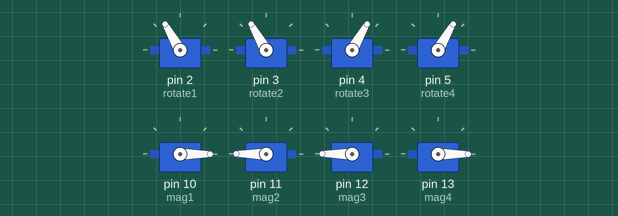
Recording of a sketch running on a simulated Arduino Uno, built with avr-gcc and run on an emulated ATmega328P. On the bench: 8 × servo. What the sketch prints to the serial monitor is not drawn.

Above: at 6.05 s.
At 10.45 s:
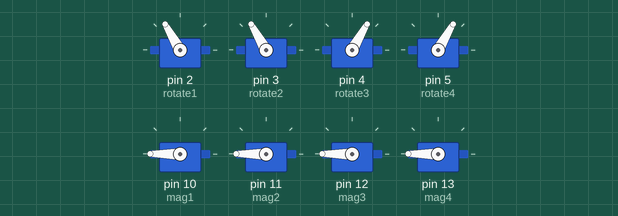
At 14.95 s:
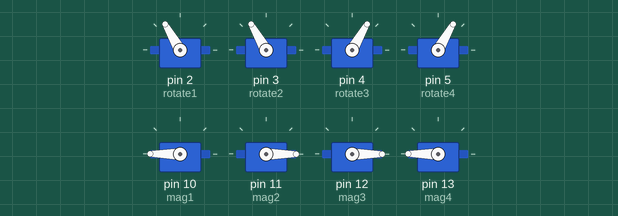
At 17.15 s:
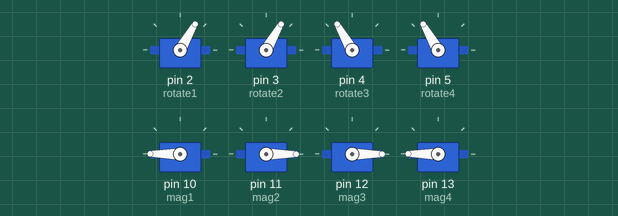
At 19.45 s:
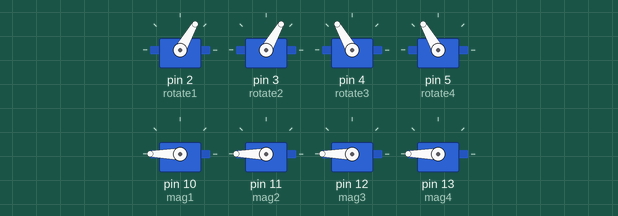
At 23.95 s:
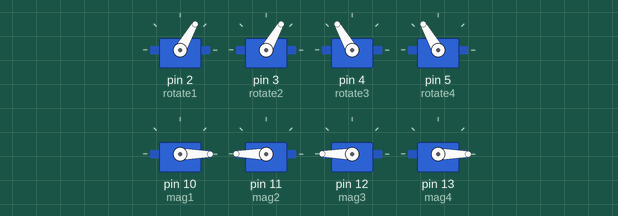
Timing chart, 0 to 29.4 s (numbered marks = the images above):
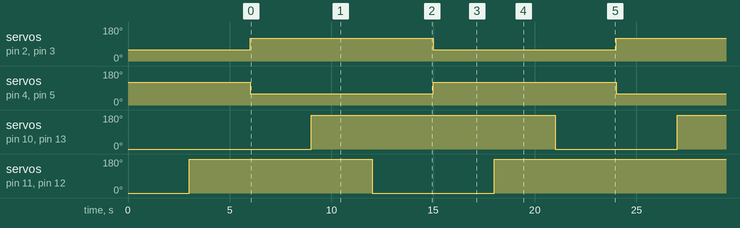

Measured:
- by itself, servo on pin 10 (mag1), servo on pin 13 (mag4): alternates 180° for 12.0 s and 0° for 6.0 s
- by itself, servo on pin 11 (mag2), servo on pin 12 (mag3): goes 180° 9.0 s, 0° 6.0 s, 180° 12.0 s, 0° 6.0 s, then 180°
- by itself, servo on pin 2 (rotate1), servo on pin 3 (rotate2), servo on pin 4 (rotate3), servo on pin 5 (rotate4): alternates 120° for 9.0 s and 60° for 9.0 s

The sketch:

walk_2_legs.ino
```cpp
#include <Servo.h> // Include the servo library

// create servo objects to control rotation and magnet for each leg
// front left
Servo rotate1;
Servo mag1;
// front right
Servo rotate2;
Servo mag2;
// back left
Servo rotate3;
Servo mag3;
// back right
Servo rotate4;
Servo mag4;

int bAngle = -30; // backward angle
int fAngle = 30; // forward angle

int magOn = 180; // mag on angle
int magOff = 0; // mag off angle

//funcs to convert intuitive angles to servo angles
int to13w(int angle) {
  return 90 + angle;
}
int to24w(int angle) {
  return 90 - angle;
}
int to14r(int angle) {
  return angle + 135;
}
int to23r(int angle) {
  return angle + 45;
}

void setup() {
  // initialize serial communications at 9600 bps:
  Serial.begin(9600);

  rotate1.attach(2);
  rotate2.attach(3);
  rotate3.attach(4);
  rotate4.attach(5);

  mag1.attach(10);
  mag2.attach(11);
  mag3.attach(12);
  mag4.attach(13);

  mag1.write(magOff);
  mag2.write(magOff);
  mag3.write(magOff);
  mag4.write(magOff);

  rotate1.write(to13w(bAngle));
  rotate2.write(to24w(fAngle));
  rotate3.write(to13w(fAngle));
  rotate4.write(to24w(bAngle));

  delay(3000);
  Serial.println("PUT ON WALL");

  mag2.write(magOn);
  mag3.write(magOn);
  delay(3000);
  Serial.println("Start");
}

void loop() {
  rotate1.write(to13w(fAngle));
  rotate2.write(to24w(bAngle));
  rotate3.write(to13w(bAngle));
  rotate4.write(to24w(fAngle));

  delay(3000);
  mag1.write(magOn);
  mag4.write(magOn);
  delay(3000);
  mag2.write(magOff);
  mag3.write(magOff);
  delay(3000);

  rotate1.write(to13w(bAngle));
  rotate2.write(to24w(fAngle));
  rotate3.write(to13w(fAngle));
  rotate4.write(to24w(bAngle));

  delay(3000);
  mag2.write(magOn);
  mag3.write(magOn);
  delay(3000);
  mag1.write(magOff);
  mag4.write(magOff);
  delay(3000);
}
```
